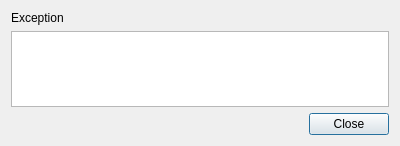
<?xml version="1.0" encoding="UTF-8"?>
<ui version="4.0">
 <class>Dialog</class>
 <widget class="QDialog" name="Dialog">
  <property name="geometry">
   <rect>
    <x>0</x>
    <y>0</y>
    <width>400</width>
    <height>146</height>
   </rect>
  </property>
  <property name="windowTitle">
   <string>Boss, we got some probs</string>
  </property>
  <property name="windowIcon">
   <iconset theme="QIcon::ThemeIcon::DialogError"/>
  </property>
  <layout class="QVBoxLayout" name="verticalLayout">
   <item>
    <widget class="QLabel" name="errorType">
     <property name="text">
      <string>Exception</string>
     </property>
    </widget>
   </item>
   <item>
    <widget class="QPlainTextEdit" name="errorInfo">
     <property name="readOnly">
      <bool>true</bool>
     </property>
    </widget>
   </item>
   <item>
    <widget class="QDialogButtonBox" name="closeButton">
     <property name="standardButtons">
      <set>QDialogButtonBox::StandardButton::Close</set>
     </property>
    </widget>
   </item>
  </layout>
 </widget>
 <resources/>
 <connections/>
</ui>
